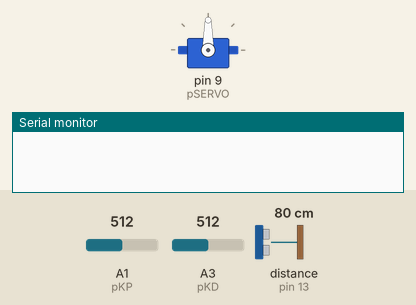
A sketch run on a simulated Arduino Uno, built with avr-gcc and run on an emulated ATmega328P. On the bench: servo, the last lines printed to the serial monitor. The test bench sets the inputs (shaded band); at power-on: distance to the obstacle (sensor on pin 13) 80 cm, A1 (pKP) = 512, A3 (pKD) = 512. The echo pulse lasts 58.3 µs per cm.

Above: at 1.2 s.
1.3 s: distance to the obstacle (sensor on pin 13) set to 54 cm
2.8 s: distance to the obstacle (sensor on pin 13) set to 49 cm
At 3.4 s:
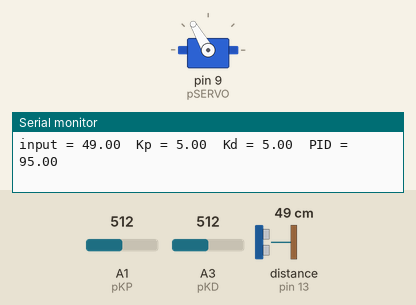
4.5 s: distance to the obstacle (sensor on pin 13) set to 2 cm
At 6.2 s:
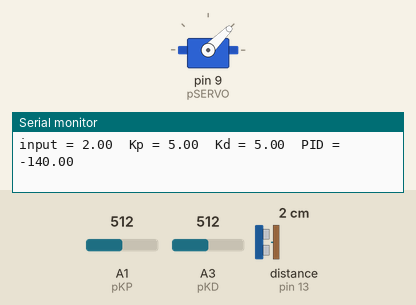
6.5 s: A1 (pKP) set to 306
At 7.9 s:
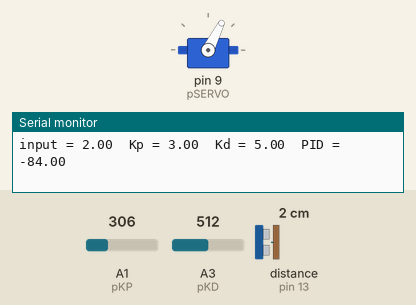
8.3 s: A1 (pKP) set to 122
At 9.4 s:
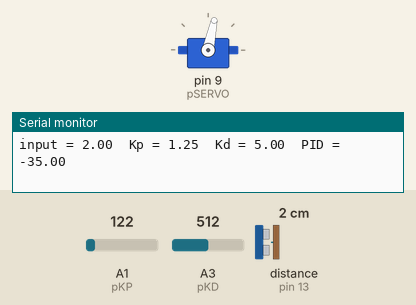
10.1 s: distance to the obstacle (sensor on pin 13) set to 35 cm
At 10.32 s:
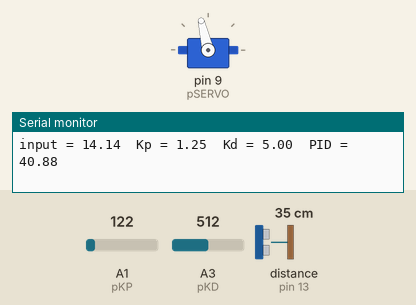
Timing chart, 0 to 12.9 s (numbered marks = the images above; inputs shaded):
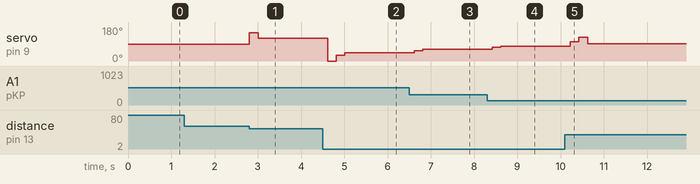

The sketch:

PID.ino
```cpp
#include <Ultrasonic.h>
#include <Servo.h>

class PID {
public:
    double input, output, setpoint;
    double errorSum, lastError;
    double _kp, _ki, _kd;
    double timeDiff;

    bool isPActive, isIActive, isDActive;

    void compute() {
        double error = input - setpoint;
        errorSum += (error * timeDiff);
        double diff_error = (error - lastError);

        double P = _kp * error;
        double I = _ki * errorSum;
        double D = _kd * diff_error;

        output = P*isPActive + I*isIActive + D*isDActive;

        lastError = error;
    }

    void set_tunings(double kp, double ki, double kd) {
        _kp = kp;
        _ki = ki;
        _kd = kd;
    }
};

#define pTRIG 12
#define pECHO 13
#define pKP A1
#define pKI A2
#define pKD A3
#define pSERVO 9

int const sampleRate = 200;

PID pid;
Ultrasonic ultrasonic(pTRIG, pECHO);
Servo servo;

double modifiedMap(double x, double in_min, double in_max, double out_min, double out_max) {
  double temp = (x - in_min) * (out_max - out_min) / (in_max - in_min) + out_min;
  temp = (int) (4*temp + .5);
  return (double) temp/4;
}

void setup() {
    Serial.begin(9600);

    pinMode(pKP, INPUT);
    pinMode(pKI, INPUT);
    pinMode(pKD, INPUT);

    servo.attach(pSERVO);
    ultrasonic.setTimeout(4000UL);

    pid.isPActive = true;
    pid.isIActive = false;
    pid.isDActive = true;
    pid.setpoint = 30.0;
}

unsigned long last_time;
int numberOfSamples;
double kp, ki, kd;
double avgDistance;

void loop() {
  unsigned long now = millis();
  double distance = ultrasonic.read(CM);
  bool onlySetup = false;

  if ((distance < 50 || distance < 0) && !onlySetup) {
    double timeDiff = (double)(now - last_time);

    avgDistance += distance;
    kp += modifiedMap(analogRead(pKP), 0, 1023, 0, 10);
    ki += 0.0001;
    kd += modifiedMap(analogRead(pKD), 0, 1023, 0, 10);
    numberOfSamples++;

    if (timeDiff >= sampleRate) {
      pid._kp = kp/numberOfSamples;
      pid._ki = ki/numberOfSamples;
      pid._kd = kd/numberOfSamples;
      pid.input = avgDistance/numberOfSamples;
      pid.timeDiff = timeDiff;

      pid.compute();
      double servoValue = modifiedMap(pid.output, -250, 250, 10, 170);
      servo.write(servoValue);

      numberOfSamples = 0;
      kp = 0;
      ki = 0;
      kd = 0;
      avgDistance = 0;
      last_time = now;

      Serial.print("input = ");
      Serial.print(pid.input);
      Serial.print("\t");
      Serial.print("Kp = ");
      Serial.print(pid._kp);
      Serial.print("\t");
      Serial.print("Kd = ");
      Serial.print(pid._kd);
      Serial.print("\t");
      Serial.print("PID = ");
      Serial.println(pid.output);
    }
  }
}
```

Measured:
- the behaviour switches between 50 and 49 cm on distance to the obstacle (sensor on pin 13) (found by bisection; images 0 and 1)
- after the input at 1.3 s, every drawn part: stays the same
- after the input at 2.8 s, servo on pin 9 (pSERVO): 90° → 150° at once, → 120° 0.20 s later
- after the input at 4.5 s, servo on pin 9 (pSERVO): 120° → 0° after 0.11 s, → 31° 0.20 s later, → 45° 0.20 s later
- after the input at 6.5 s, servo on pin 9 (pSERVO): 45° → 55° after 0.12 s, → 63° 0.20 s later
- after the input at 8.3 s, servo on pin 9 (pSERVO): 63° → 72° after 0.12 s, → 78° 0.20 s later
- after the input at 10.1 s, servo on pin 9 (pSERVO): 78° → 103° after 0.12 s, → 125° 0.20 s later, → 92° 0.20 s later
